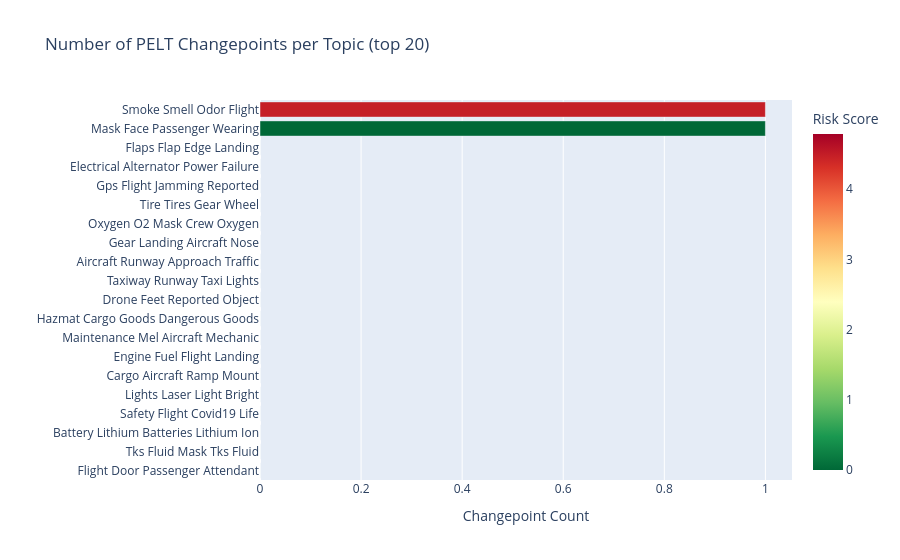

The cell this chart's notebook holds for it:
### Markdown cell above
## 9. Changepoint Summary

### Code cell
cp_summary = []
for tid_str, cp_list in changepoints.items():
    try:
        tid     = int(tid_str)
        match   = risks[risks["Topic"] == tid]
        label   = match.iloc[0]["label"] if not match.empty else f"Topic {tid}"
        rs      = float(match.iloc[0]["Risk_Score"]) if not match.empty else 0.0
        cp_summary.append({"Topic": label, "Changepoints": len(cp_list), "Risk Score": rs})
    except Exception:
        pass

cp_df = pd.DataFrame(cp_summary).sort_values("Changepoints", ascending=False)

fig = px.bar(
    cp_df.head(20),
    x="Changepoints",
    y="Topic",
    orientation="h",
    color="Risk Score",
    color_continuous_scale="RdYlGn_r",
    title="Number of PELT Changepoints per Topic (top 20)",
    labels={"Changepoints": "Changepoint Count", "Topic": ""},
)
fig.update_yaxes(autorange="reversed")
fig.update_layout(height=max(350, min(20, len(cp_df)) * 28), margin=dict(l=200))
fig.show()

### Figure 1 — Plotly figure (JSON) as saved in the notebook; plotly's stock layout.template omitted (floating-point values rounded to 4 significant figures)
{"data": [{"hovertemplate": "Changepoint Count=%{x}<br>=%{y}<br>Risk Score=%{marker.color}<extra></extra>", "legendgroup": "", "marker": {"color": [4.478, 0.0, 3.601, 2.585, 2.201, 4.788, 1.362, 1.118, 0.9925, 0.985, 0.9432, 0.8624, 0.6714, 1.553, 0.6128, 0.5918, 0.4691, 0.5344, 0.4009, 0.3947], "coloraxis": "coloraxis", "pattern": {"shape": ""}}, "name": "", "orientation": "h", "showlegend": false, "textposition": "auto", "type": "bar", "x": [1, 1, 0, 0, 0, 0, 0, 0, 0, 0, 0, 0, 0, 0, 0, 0, 0, 0, 0, 0], "xaxis": "x", "y": ["Smoke Smell Odor Flight", "Mask Face Passenger Wearing", "Flaps Flap Edge Landing", "Electrical Alternator Power Failure", "Gps Flight Jamming Reported", "Tire Tires Gear Wheel", "Oxygen O2 Mask Crew Oxygen", "Gear Landing Aircraft Nose", "Aircraft Runway Approach Traffic", "Taxiway Runway Taxi Lights", "Drone Feet Reported Object", "Hazmat Cargo Goods Dangerous Goods", "Maintenance Mel Aircraft Mechanic", "Engine Fuel Flight Landing", "Cargo Aircraft Ramp Mount", "Lights Laser Light Bright", "Safety Flight Covid19 Life", "Battery Lithium Batteries Lithium Ion", "Tks Fluid Mask Tks Fluid", "Flight Door Passenger Attendant"], "yaxis": "y"}], "layout": {"barmode": "relative", "coloraxis": {"colorbar": {"title": {"text": "Risk Score"}}, "colorscale": [[0, "rgb(0,104,55)"], [0.1, "rgb(26,152,80)"], [0.2, "rgb(102,189,99)"], [0.3, "rgb(166,217,106)"], [0.4, "rgb(217,239,139)"], [0.5, "rgb(255,255,191)"], [0.6, "rgb(254,224,139)"], [0.7, "rgb(253,174,97)"], [0.8, "rgb(244,109,67)"], [0.9, "rgb(215,48,39)"], [1, "rgb(165,0,38)"]]}, "height": 560, "legend": {"tracegroupgap": 0}, "margin": {"l": 200}, "title": {"text": "Number of PELT Changepoints per Topic (top 20)"}, "xaxis": {"anchor": "y", "domain": [0, 1], "title": {"text": "Changepoint Count"}}, "yaxis": {"anchor": "x", "autorange": "reversed", "domain": [0, 1], "title": {"text": ""}}}}
